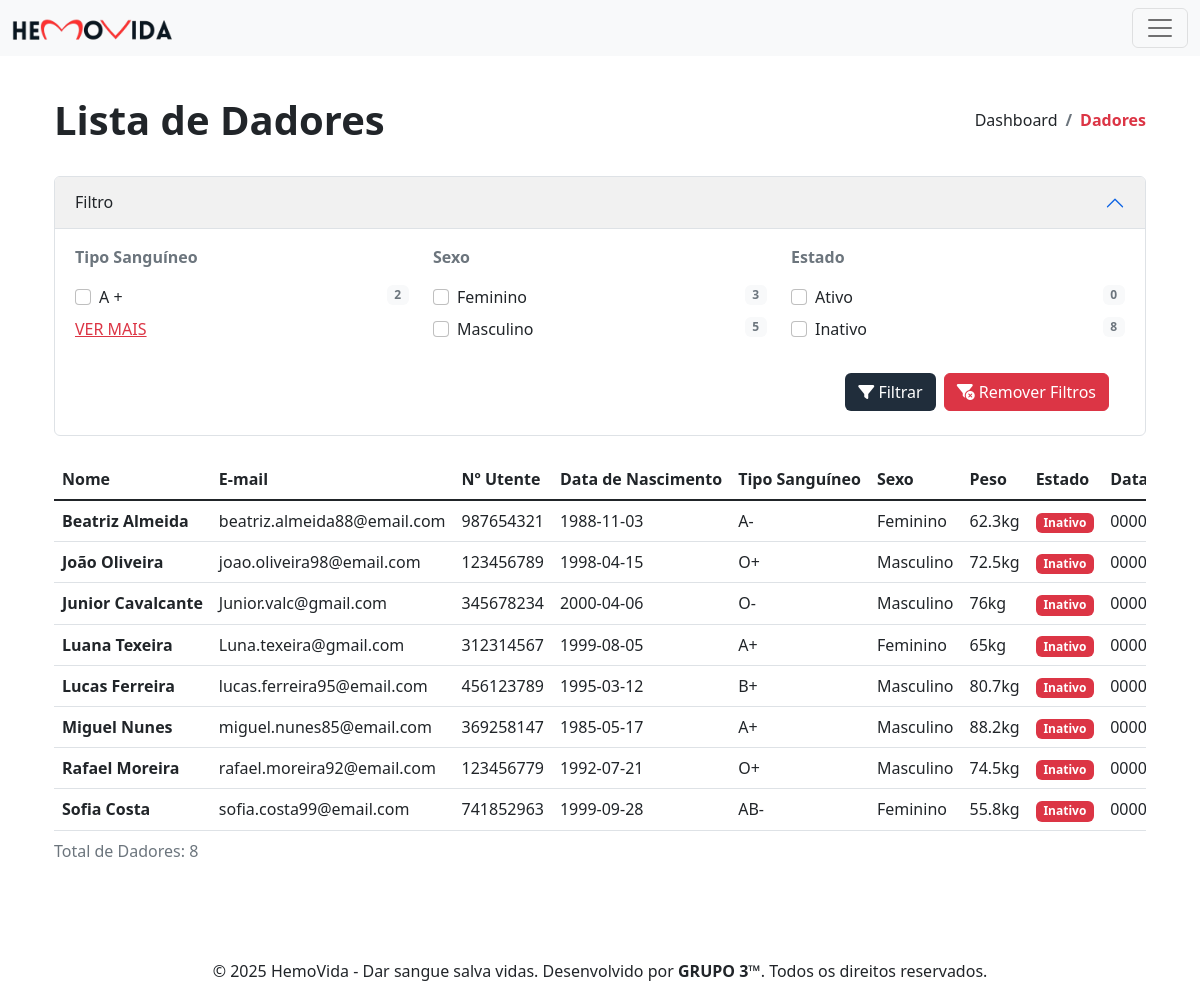
The app's page /dadores.php, older data.
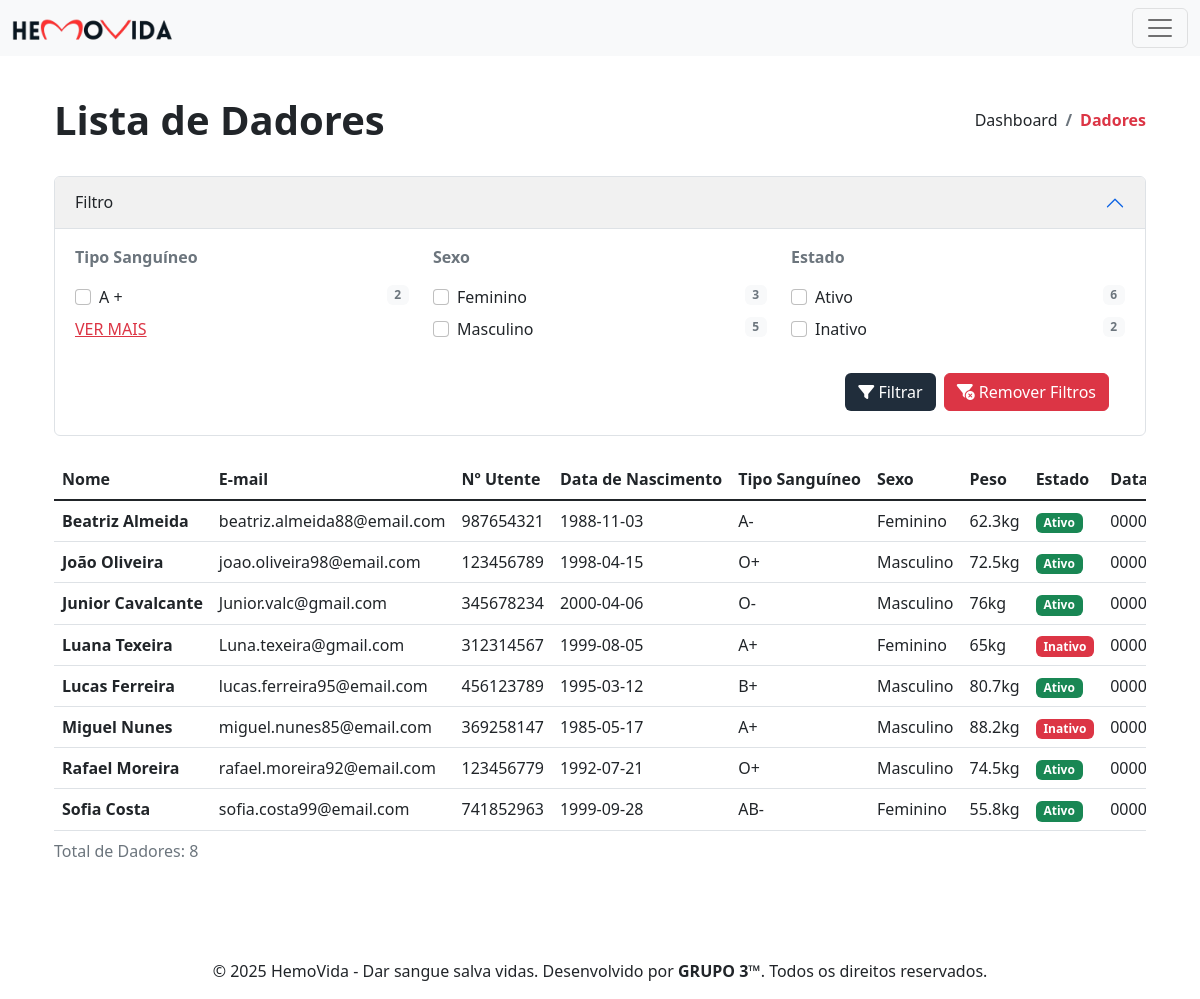
The same page, newer data.
### tables this page shows
CREATE TABLE `dadores` (
  `id` int(11) NOT NULL,
  `nome` varchar(255) NOT NULL,
  `email` varchar(255) NOT NULL,
  `n_utente` int(11) NOT NULL,
  `data_nascimento` date NOT NULL,
  `tipo_sanguineo` enum('A+','A-','B+','B-','AB+','AB-','O+','O-') NOT NULL,
  `peso` float NOT NULL,
  `sexo` enum('Masculino','Feminino') NOT NULL,
  `estado` tinyint(1) NOT NULL,
  `data_inscricao` date NOT NULL
);

### includes/dadores_info.php (called while the page is built, shortened)
<?php
    $query_contagens = "
        SELECT
            SUM(tipo_sanguineo = 'A+') AS countAPositivo,
            SUM(tipo_sanguineo = 'A-') AS countANegativo,
            SUM(tipo_sanguineo = 'B+') AS countBPositivo,
            SUM(tipo_sanguineo = 'B-') AS countBNegativo,
            SUM(tipo_sanguineo = 'AB+') AS countABPositivo,
            SUM(tipo_sanguineo = 'AB-') AS countABNegativo,
            SUM(tipo_sanguineo = 'O+') AS countOPositivo,
            SUM(tipo_sanguineo = 'O-') AS countONegativo,
            SUM(sexo = 'Feminino') AS countFeminino,
            SUM(sexo = 'Masculino') AS countMasculino,
            SUM(estado = 1) AS countAtivo,
            SUM(estado = 0) AS countInativo
        FROM dadores
    ";
    $stmt = $conn->prepare($query_contagens);
    $stmt->execute();
    $result = $stmt->get_result();
    $contagens = $result->fetch_assoc();
    $countAPositivo = $contagens['countAPositivo'];
    $countFeminino = $contagens['countFeminino'];
    $countMasculino = $contagens['countMasculino'];
    $countAtivo = $contagens['countAtivo'];
    $countInativo = $contagens['countInativo'];
    $query_filtro_dadores = "SELECT * FROM dadores WHERE 1=1";
    $query_filtro_dadores .= " ORDER BY nome ASC";
    $stmt = $conn->prepare($query_filtro_dadores);
    $stmt->execute();
    $resultFiltroDadores = $stmt->get_result();
    $dadores = $resultFiltroDadores->fetch_all(MYSQLI_ASSOC);
?>

### dadores.php (the view, shortened to what this page needs)
<?php
    include 'partials/header.php';
    include 'includes/dadores_info.php';
    $pageTitle = "Lista de Dadores";
    $breadcrumbItems = [
        ['title' => 'Dashboard', 'url' => 'index.php', 'active' => false],
        ['title' => 'Dadores', 'url' => '#', 'active' => true]
    ];
?>
    <div class="container p-4">
        <?php include 'partials/page-header.php'; ?>
        <div class="accordion py-2" id="accordionFiltro">
            <div class="accordion-item">
                <h2 class="accordion-header">
                    <button class="accordion-button text-dark" style="background-color: #f1f1f1;" type="button" data-bs-toggle="collapse" data-bs-target="#collapseFiltro" aria-expanded="true" aria-controls="collapseFiltro">
                        Filtro
                    </button>
                </h2>
                <div id="collapseFiltro" class="accordion-collapse collapse show" data-bs-parent="#accordionFiltro">
                    <div class="accordion-body">
                        <form action="">
                            <div class="card border-0 p-0 m-0">
                                <div class="card-body p-0">
                                    <div class="row">
                                        <div class="col-md-4 col-12">
                                            <p class="fw-semibold mb-0 text-muted">Tipo Sanguíneo</p>
                                            <div class="py-3 pb-0">
                                                <div class="form-check mb-2">
                                                    <input class="form-check-input" type="checkbox" value="" name="a-positivo" id="a-positivo" <?php echo (isset($_GET['a-positivo']) ? 'checked' : ''); ?>>
                                                    <label class="form-check-label form-checked-danger" for="a-positivo">
                                                        A +
                                                    </label>
                                                    <span class="badge bg-light text-muted float-end"><?php echo $countAPositivo ?></span>
                                                </div>
                                            </div>
                                            <a class="text-danger" data-bs-toggle="collapse" href="#filtro-mais" role="button" aria-expanded="false" aria-controls="filtro-mais">VER MAIS</a>
                                        </div>
                                        <div class="col-md-4 col-12">
                                            <p class="fw-semibold mb-0 text-muted">Sexo</p>
                                            <div class="py-3 pb-0">
                                                <div class="form-check mb-2">
                                                    <input class="form-check-input" type="checkbox" value="" name="feminino" id="feminino" <?php echo (isset($_GET['feminino']) ? 'checked' : ''); ?>>
                                                    <label class="form-check-label" for="feminino">
                                                        Feminino
                                                    </label>
                                                    <span class="badge bg-light text-muted float-end"><?php echo $countFeminino ?></span>
                                                </div>
                                                <div class="form-check mb-2">
                                                    <input class="form-check-input" type="checkbox" value="" name="masculino" id="masculino" <?php echo (isset($_GET['masculino']) ? 'checked' : ''); ?>>
                                                    <label class="form-check-label" for="masculino">
                                                        Masculino
                                                    </label>
                                                    <span class="badge bg-light text-muted float-end"><?php echo $countMasculino ?></span>
                                                </div>
                                            </div>
                                        </div>
                                        <div class="col-md-4 col-12">
                                            <p class="fw-semibold mb-0 text-muted">Estado</p>
                                            <div class="py-3 pb-0">
                                                <div class="form-check mb-2">
                                                    <input class="form-check-input" type="checkbox" value="" name="ativo" id="ativo" <?php echo (isset($_GET['ativo']) ? 'checked' : ''); ?>>
                                                    <label class="form-check-label" for="ativo">
                                                        Ativo
                                                    </label>
                                                    <span class="badge bg-light text-muted float-end"><?php echo $countAtivo ?></span>
                                                </div>
                                                <div class="form-check mb-2">
                                                    <input class="form-check-input" type="checkbox" value="" name="inativo" id="inativo" <?php echo (isset($_GET['inativo']) ? 'checked' : ''); ?>>
                                                    <label class="form-check-label" for="inativo">
                                                        Inativo
                                                    </label>
                                                    <span class="badge bg-light text-muted float-end"><?php echo $countInativo ?></span>
                                                </div>
                                            </div>
                                        </div>
                                    </div>
                                </div>
                                <div class="card-footer bg-white border-0 d-flex align-items-center justify-content-end mt-3 gap-2">
                                    <button class="btn text-white" style="background-color: #202d3b;" type="submit">
                                        <i class="fa-solid fa-filter"></i> Filtrar
                                    </button>
                                    <a href="dadores.php" class="btn btn-danger">
                                        <i class="fa-solid fa-filter-circle-xmark"></i> Remover Filtros
                                    </a>
                                </div>
                            </div>
                        </form>
                    </div>
                </div>
            </div>
        </div>
        <div class="table-responsive py-2">
            <table class="table text-nowrap table-hover">
                <caption>Total de Dadores: <?php echo count($dadores); ?></caption>
                <thead>
                    <tr>
                        <th scope="col">Nome</th>
                        <th scope="col">E-mail</th>
                        <th scope="col">Nº Utente</th>
                        <th scope="col">Data de Nascimento</th>
                        <th scope="col">Tipo Sanguíneo</th>
                        <th scope="col">Sexo</th>
                        <th scope="col">Peso</th>
                        <th scope="col">Estado</th>
                        <th scope="col">Data da Inscrição</th>
                    </tr>
                </thead>
                <tbody class="table-group-divider">
                    <?php foreach($dadores as $dador): ?>
                        <tr>
                            <th scope="row"><?php echo $dador['nome']; ?></th>
                            <td><?php echo $dador['email']; ?></td>
                            <td><?php echo $dador['n_utente']; ?></td>
                            <td><?php echo $dador['data_nascimento']; ?></td>
                            <td><?php echo $dador['tipo_sanguineo']; ?></td>
                            <td><?php echo $dador['sexo']; ?></td>
                            <td><?php echo $dador['peso']; ?>kg</td>
                            <td>
                                <span class="badge <?php echo $dador['estado'] === 0 ? 'bg-danger' : 'bg-success'; ?>">
                                    <?php echo $dador['estado'] === 0 ? 'Inativo' : 'Ativo'; ?>
                                </span>
                            </td>
                            <td><?php echo $dador['data_inscricao']; ?></td>
                        </tr>
                    <?php endforeach; ?>
                </tbody>
            </table>
        </div>
    </div>
<?php include 'partials/footer.php'; ?>

### partials/header.php (shortened to what this page needs)
<!DOCTYPE html>
<html lang="pt-PT">
<head>
    <link rel="stylesheet" href="https://cdnjs.cloudflare.com/ajax/libs/font-awesome/6.7.2/css/all.min.css"/>
    <link rel="stylesheet" href="https://cdnjs.cloudflare.com/ajax/libs/font-awesome/6.7.2/css/regular.min.css"/>
    <link rel="stylesheet" href="https://cdnjs.cloudflare.com/ajax/libs/font-awesome/6.7.2/css/solid.min.css"/>
    <link href="https://cdn.jsdelivr.net/npm/bootstrap@5.2.3/dist/css/bootstrap.min.css" rel="stylesheet"/>
</head>
<body>
    <nav class="navbar bg-light fixed-top">
        <div class="container-fluid">
            <a class="navbar-brand" href="/">
                <img src="assets/images/logo_horizontal.png" alt="HemoVida Logo" height="24">
            </a>
            <button class="navbar-toggler" type="button" data-bs-toggle="offcanvas" data-bs-target="#offcanvasNavbar" aria-controls="offcanvasNavbar">
                <span class="navbar-toggler-icon"></span>
            </button>
        </div>
    </nav>
    <div class="position-relative mt-5">

### partials/page-header.php
<?php
    $pageTitle = $pageTitle ?? "";
    $breadcrumbItems = $breadcrumbItems ?? [
        ['title' => 'Dashboard', 'url' => 'index.php', 'active' => false],
        ['title' => 'Página Atual', 'url' => '#', 'active' => true]
    ];
?>
<div class="d-md-flex d-block align-items-center justify-content-between my-4 page-header-breadcrumb">
    <h1 class="page-title fw-semibold fs-18 mb-0"><?= $pageTitle ?></h1>
    <div class="ms-md-1 ms-0">
        <nav>
            <ol class="breadcrumb mb-0">
                <?php foreach ($breadcrumbItems as $index => $item): ?>
                    <li class="breadcrumb-item <?= isset($item['active']) && $item['active'] ? 'text-danger fw-semibold' : 'text-dark' ?>">
                        <?php if (isset($item['url']) && !$item['active']): ?>
                            <a href="<?= $item['url'] ?>" class="text-dark text-decoration-none"><?= $item['title'] ?></a>
                        <?php else: ?>
                            <?= $item['title'] ?>
                        <?php endif; ?>
                    </li>
                <?php endforeach; ?>
            </ol>
        </nav>
    </div>
</div>

### partials/footer.php (shortened to what this page needs)
    </div>
    <footer class="text-center p-3 mt-4 bg-white">
        &copy; <?php echo date("Y"); ?> HemoVida - Dar sangue salva vidas. Desenvolvido por <b>GRUPO 3™</b>. Todos os direitos reservados.
    </footer>
</body>
</html>

Row changes from the older to the newer data that the page shows:
changed dadores "Beatriz Almeida": estado "Inativo" → "Ativo"
changed dadores "João Oliveira": estado "Inativo" → "Ativo"
changed dadores "Junior Cavalcante": estado "Inativo" → "Ativo"
changed dadores "Lucas Ferreira": estado "Inativo" → "Ativo"
changed dadores "Rafael Moreira": estado "Inativo" → "Ativo"
changed dadores "Sofia Costa": estado "Inativo" → "Ativo"
Text that changed along with them:
$countAtivo: "0" → "6"
$countInativo: "8" → "2"
